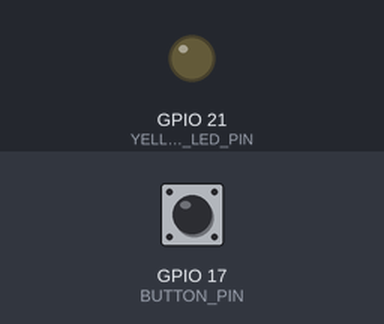
Recording of a program running on a simulated Raspberry Pi (BCM pin numbers). Shown: output pins drawn as LEDs (lit = HIGH). Inputs (shaded band) come from the test bench; at power-on: GPIO 17 (BUTTON_PIN) HIGH. Threads take turns every 2 ms; the clock reads 2024-03-15 10:24:30 at power-on unless the program sets it; audio playback is drawn as a buzzer; what the program prints to the terminal is not drawn.

Above: at 3.4 s.
3.5 s: GPIO 17 (BUTTON_PIN) pulled LOW for 0.15 s
At 4.3 s:
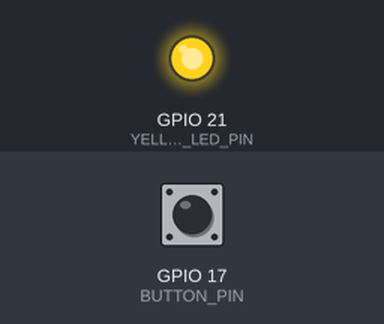
5.2 s: GPIO 17 (BUTTON_PIN) pulled LOW for 1 s
At 6.8 s:
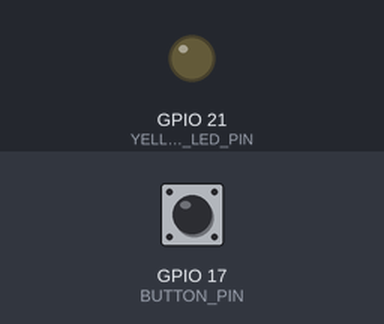
7.7 s: GPIO 17 (BUTTON_PIN) pulled LOW for 3.2 s
At 8.8 s:
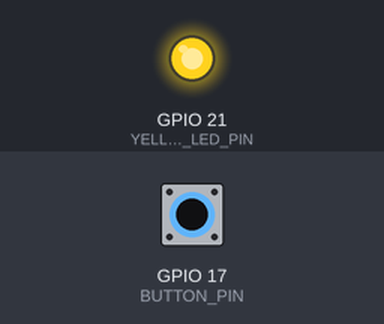
Timing chart, 0 to 10.7 s (numbered marks = the images above; inputs shaded):
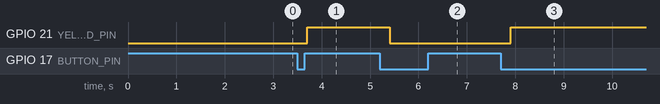

Measured:
- after the input at 3.5 s, GPIO 21 (YELLOW_LED_PIN): LOW → HIGH after 0.20 s
- after the input at 5.2 s, GPIO 21 (YELLOW_LED_PIN): HIGH → LOW after 0.21 s
- after the input at 7.7 s, GPIO 21 (YELLOW_LED_PIN): LOW → HIGH after 0.21 s

The program:

button_led.py
```python
#!/usr/bin/env python3

import RPi.GPIO as GPIO
import time

import audio_player
from config import *


BUTTON_PIN = 17


def button_led_control():

    GPIO.setmode(GPIO.BCM)


    GPIO.setup(
        BUTTON_PIN,
        GPIO.IN,
        pull_up_down=GPIO.PUD_UP
    )


    GPIO.setup(
        YELLOW_LED_PIN,
        GPIO.OUT
    )


    print("按钮与LED控制启动...")


    playing = False


    last_button_state = GPIO.HIGH
    debounce_time = 0


    audio_player.init_audio_player()


    try:

        while True:


            current_state = GPIO.input(BUTTON_PIN)

            now = time.time()


            if (
                current_state != last_button_state
                and
                now - debounce_time > 0.2
            ):

                debounce_time = now

                last_button_state = current_state


                if current_state == GPIO.LOW:


                    if not playing:

                        print("按钮按下：开始播放")

                        audio_player.play_audio()


                        GPIO.output(
                            YELLOW_LED_PIN,
                            GPIO.HIGH
                        )


                        playing = True


                    else:

                        print("按钮按下：停止播放")

                        audio_player.stop_audio()


                        GPIO.output(
                            YELLOW_LED_PIN,
                            GPIO.LOW
                        )


                        playing = False


            time.sleep(0.05)


    except KeyboardInterrupt:

        print("退出")

        audio_player.stop_audio()

        GPIO.output(
            YELLOW_LED_PIN,
            GPIO.LOW
        )

        GPIO.cleanup()


if __name__ == "__main__":

    button_led_control()
```

audio_player.py
```python
#!/usr/bin/env python3

import serial
import time
import threading


ser = serial.Serial(
    port="/dev/serial0",
    baudrate=9600,
    timeout=1
)


_playing = False
_thread = None


def checksum(cmd, param, ack=0x01):

    total = 0xFFFF - (
        0xFF +
        0x06 +
        cmd +
        ack +
        ((param >> 8) & 0xFF) +
        (param & 0xFF)
    ) + 1

    return (total >> 8) & 0xFF, total & 0xFF


def send_command(cmd, param=0):

    ser.reset_input_buffer()

    high = (param >> 8) & 0xFF
    low = param & 0xFF

    chkH, chkL = checksum(cmd, param)

    packet = bytes([
        0x7E,
        0xFF,
        0x06,
        cmd,
        0x01,
        high,
        low,
        chkH,
        chkL,
        0xEF
    ])

    ser.write(packet)

    time.sleep(0.2)

def read_response():
    data = ser.read(10)
    if len(data) == 10:
        return data
    return None


def set_volume(volume=30):

    send_command(0x06, volume)


def play_track(track):

    send_command(0x12, track)


def stop_audio():

    global _playing

    _playing = False

    # DFPlayer stop命令
    send_command(0x16, 0)


def _playlist_loop():

    global _playing

    playlist = [
        1,
        2,
        3,
        4,
        5,
        6,
        7,
        8,
        9,
        10,
        11,
        12,
        13,
        14,
        15,
        16,
        17,
        18,
        19,
        20,
        21,
        22,
        23,
        24,
        25,
        26,
        27,
        28,
        29,
        30,
        31,
        32,
        33,
        34,
        35,
        36,
        37,
        38,
        39,
        40,
        41,
        42,
        43,
        44,
        45,
        46,
        47,
        48,
        49,
        50,
        51,
        52,
        53,
        54,
        55,
        56,
        57,
        58,
        59,
        60,
        61,
        62,
        63,
        64,
        65,
        66,
        67,
        68,
        69,
        70,
        71,
        72,
        73,
        74,
        75,
        76,
        77,
        78,
        79,
        80,
        81,
        82,
        83
    ]

    while _playing:
        for track in playlist:

            if not _playing:
                break
            ser.reset_input_buffer()
            play_track(track)


            while _playing:
                response = read_response()
                if response:
                    if response[3] == 0x3D and response[0] == 0x7E and response[9] == 0xEF:  # 播放完成事件
                        print("Track finished playing.")
                        break
                time.sleep(0.05)
            if _playing:
                time.sleep(1)


def play_audio():

    global _playing, _thread


    if _playing:
        return


    set_volume(30)

    _playing = True


    _thread = threading.Thread(
        target=_playlist_loop,
        daemon=True
    )

    _thread.start()


def init_audio_player():

    time.sleep(2)

    set_volume(30)

    print("DFPlayer initialized")
```

config.py
```python
#!/home/harry/ras_project_1/venv/bin/python
#led
RED_LED_PIN = 20
YELLOW_LED_PIN = 21

#TM1650
#I2C
I2C_BUS = 1
#TM1650 control address
TM1650_CTRL = 0x24
#TM1650 digit addresses
TM1650_DIGITS = [
    0x34,
    0x35,
    0x36,
    0x37
]

#MCP3008 SPI
SPI_BUS = 0
SPI_DEVICE = 0
MIC_CHANNEL = 0

#Audio Sampling
MIC_SAMPLE_RATE = 8000
MIC_SAMPLE_COUNT = 1024
MAX_DISPLAY_FREQ = 9999

# Tempreature control (DS18B20)
TEMP_THRESHOLD = 28.0
COOLDOWN_DELAY = 60

#Audio player
AUDIO_FILE_PATH = "/home/harry/audio/"  # 音频文件路径
```
